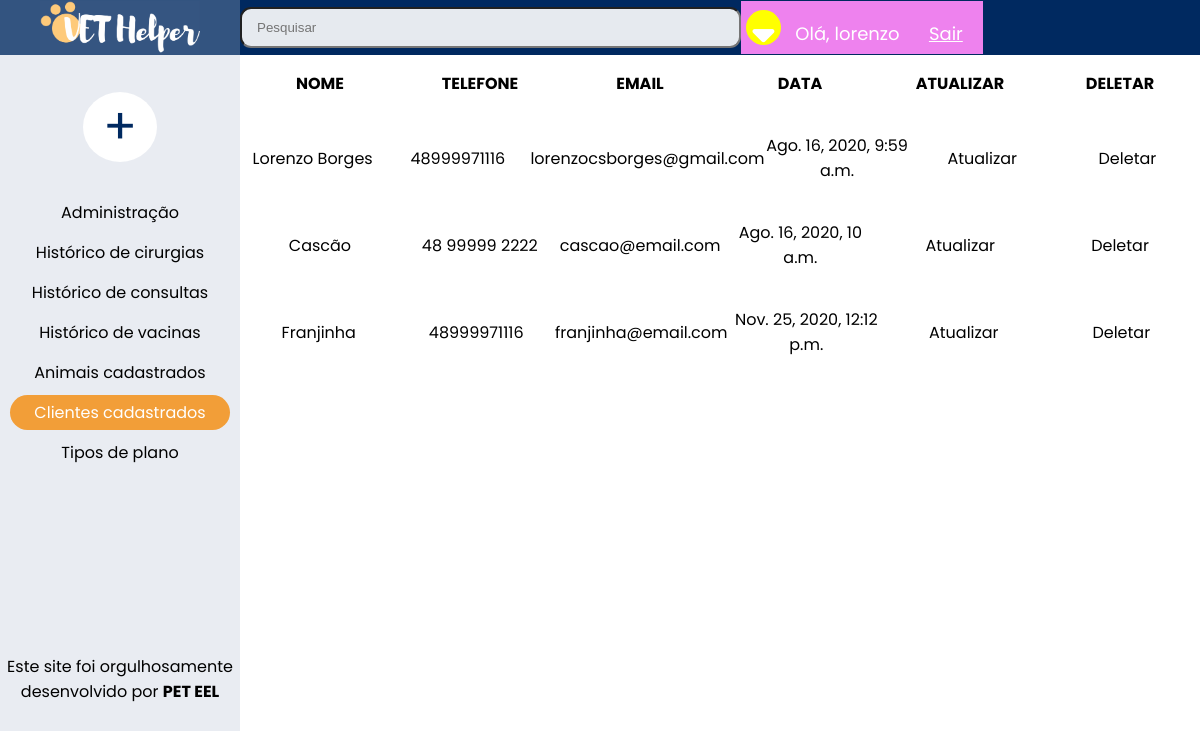
/clientes/ (signed in), run on the app's committed database.
### clientes/models.py (models this page shows, shortened)
class Tutor(models.Model):
    nome = models.CharField(max_length=255, blank=True, default='Nenhum')
    telefone = models.CharField(max_length=255, blank=True)
    email = models.CharField(max_length=255, blank=True)
    data_criacao_tutor = models.DateTimeField(verbose_name='Data de criação', default=timezone.now)
    descricao_tutor = models.TextField(verbose_name='Descrição', blank=True)
    class Meta:
        verbose_name = 'Tutor'
        verbose_name_plural = 'Tutores'

### clientes/views.py (the view)
# urls.py: path('clientes/', views.clientes, name='clientes'),
@login_required(login_url='login')
def clientes(request):
    clientes = Tutor.objects.all()
    return render(request, 'clientes/clientes.html', {
        'clientes': clientes,
    })

### clientes/templates/clientes/clientes.html (shortened to what this page needs)
{% extends 'base.html' %}
{% block conteudo-esquerda %}
<div class="home_page-esquerda">
    <section class="botao" style="margin-top: 35px;">
        <a class="botao-esquerda" href="#">+</a>
    </section>
    <section>
        <a class="links-principais" href="{% url 'admin:index' %}">Administração</a>
    </section>
    <section>
        <a class="links-principais" href="{% url 'cirurgia' %}">Histórico de cirurgias</a>
    </section>
    <section>
        <a class="links-principais" href="{% url 'consulta' %}">Histórico de consultas</a>
    </section>
    <section>
        <a class="links-principais" href="{% url 'vacina' %}">Histórico de vacinas</a>
    </section>
    <section>
        <a class="links-principais" href="{% url 'index' %}">Animais cadastrados</a>
    </section>
    <section>
        <a class="links-principais-especial" href="{% url 'clientes' %}">Clientes cadastrados</a>
    </section>
    <section>
        <a class="links-principais" href="#">Tipos de plano</a>
    </section>
</div>
{% endblock %}
{%block conteudo-direita%}
<div class="home_page-direita">
    <section class="titulo">
        <p>Nome</p>
        <p>Telefone</p>
        <p>Email</p>
        <p>Data</p>
        <p>Atualizar</p>
        <p>Deletar</p>
    </section>
    {% for cliente in clientes %}
    <section>
        <p>
            <a href="{% url 'ver_cliente' cliente.id %}">{{cliente.nome}}</a>
        </p>
        <p>
            <a href="{% url 'ver_cliente' cliente.id %}">{{cliente.telefone}}</a>
        </p>
        <p>
            <a href="{% url 'ver_cliente' cliente.id %}">{{cliente.email}}</a>
        </p>
        <p>
            <a href="{% url 'ver_cliente' cliente.id %}">{{cliente.data_criacao_tutor}}</a>
        </p>
        <p>
            <a href="{% url 'atualizar_cliente' cliente.id %}">Atualizar</a>
        </p>
        <p>
            <a href="{% url 'deletar_cliente' cliente.id %}">Deletar</a>
        </p>
    </section>
    {% endfor %}
</div>
{%endblock%}

### templates/parciais/_nav.html (shortened to what this page needs)
{% load static %}
<head>
    <div class="navbar">
        <div class="navbar-esquerda">
            <a href="{% url 'index' %}"></a>
        </div>
        <input type="text" placeholder="Pesquisar">
        <div class="navbar-direita">
            <a href="#" class="fa fa-sort-down"></a>
            <span class='hello-msg'>Olá, {{request.user}}</span>
            <span> <a class='hello-msg' href='{% url "logout" %}'> Sair </a></span>
        </div>
    </div>
</head>

### templates/static/CSS/style.css (style rules this page uses)
body { font-family: Poppins; margin: 0; background-color: white; font-size: 16px; height: 100%; width: 100%; }
.navbar { background-color: #002960; position: fixed; overflow: hidden; top: 0; width: 100%; display: flex; height: 55px; align-items: center; }
.navbar-esquerda { width: 20%; height: 100%; background-image: url(logo.png); background-size: 160px; background-position: center; background-repeat: no-repeat; margin: 0; padding: 0; }
.navbar-esquerda a { margin-left: auto; margin-right: auto; padding: 50%; }
.navbar-direita { font-size: 35px; align-items: center; background-color: violet; margin-top: auto; margin-bottom: auto; }
.navbar input { width: 40%; height: 35px; border-radius: 11px; background-image: url(search.png); background-size: 22px; background-position: 530px 7px; background-repeat: no-repeat; padding-left: 15px; background-color: rgba(255, 255, 255, 0.9); }
.fa-sort-down { text-decoration: none; background-color: yellow; border-radius: 50%; height: 35px; width: 35px; text-align: center; color: white; margin: 5px; }
.home_page-esquerda { text-align: center; }
.home_page-esquerda a { text-decoration: none; }
.home_page-esquerda section { padding: 0px; margin-top: 15px; margin-bottom: 25px; }
.botao { position: relative; display: inline-block; }
.botao-esquerda { border-radius: 50%; background-color: white; padding-top: 0; padding-bottom: 0; padding-left: 20px; padding-right: 20px; font-size: 50px; color: #002960; }
.links-principais { color: black; display: block; border-radius: 25px; padding: 5px; margin-top: -10px; margin-bottom: -20px; margin-left: 10px; margin-right: 10px; }
.links-principais-especial { color: white; display: block; border-radius: 25px; padding: 5px; margin-top: -10px; margin-bottom: -20px; margin-left: 10px; margin-right: 10px; background-color: #F29E38; }
.titulo { text-transform: uppercase; font-weight: bold; }
.home_page-direita section { text-align: center; display: flex; justify-content: center; align-items: center; margin-top: 5px; }
.home_page-direita a { text-decoration: none; color: black; }
.home_page-direita p { width: 100%; display: inline-block; padding: 0px; }

### templates/parciais/_nav.html (style rules this page uses)
.hello-msg { font-size: 18px; color: white; margin-right: 20px; }

### data on the page
Tutor: nome "Lorenzo Borges", telefone "48999971116", email "lorenzocsborges@gmail.com", data_criacao_tutor "Ago. 16, 2020, 9:59 a.m."
Tutor: nome "Cascão", telefone "48 99999 2222", email "cascao@email.com", data_criacao_tutor "Ago. 16, 2020, 10 a.m."
Tutor: nome "Franjinha", telefone "48999971116", email "franjinha@email.com", data_criacao_tutor "Nov. 25, 2020, 12:12 p.m."

### other printed values
{{ request.user }} "lorenzo"
